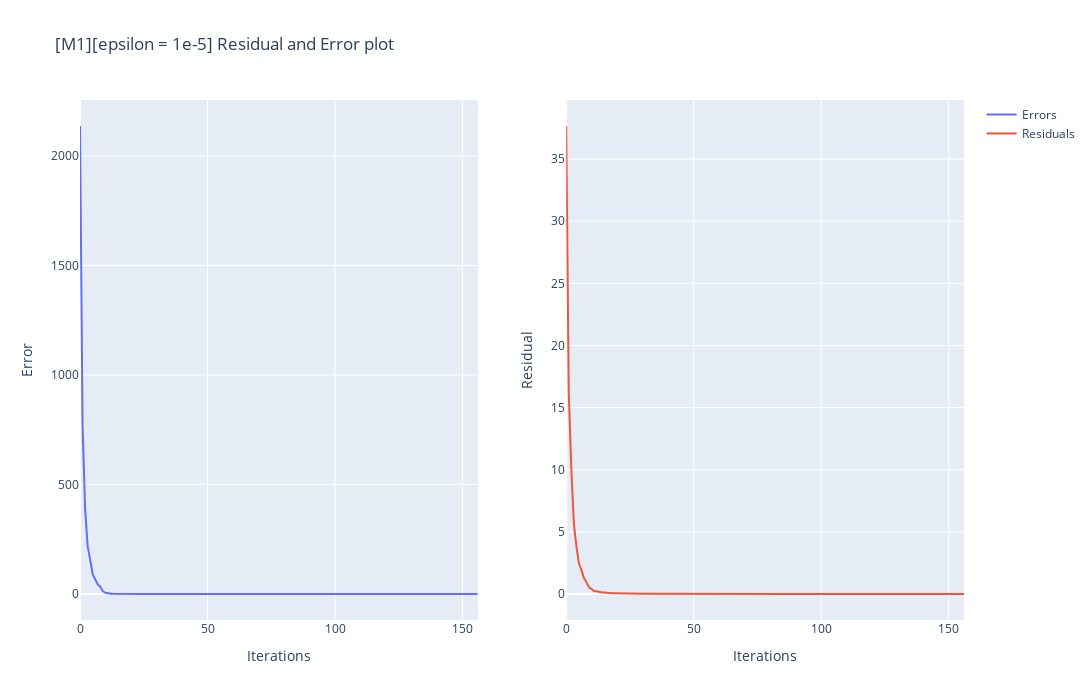

Notebook cell for this chart:
### Code cell
fig = make_subplots(rows=1, cols=2, shared_xaxes=False)
fig.add_trace( go.Scatter(x=list(range(0,len(errors_m1))), y=errors_m1,name="Errors"),
    row=1, col=1)
fig.add_trace(
    go.Scatter(x=list(range(0,len(residual_m1))), y=residual_m1,name="Residuals"), row=1, col=2
)
fig.update_xaxes(title_text="Iterations", row=1, col=1)
fig.update_yaxes(title_text="Error", row=1, col=1)
fig.update_xaxes(title_text="Iterations", row=1, col=2)
fig.update_yaxes(title_text="Residual", row=1, col=2)
fig.update_layout(height=700, width=1800,title_text="[M1][epsilon = 1e-5] Residual and Error plot").show()

### Figure 1 — Plotly figure (JSON) as saved in the notebook; plotly's stock layout.template omitted (floating-point values rounded to 4 significant figures; data arrays with more than 128 entries replaced by an {"elided": "..."} marker saying what was removed)
{"data": [{"name": "Errors", "type": "scatter", "x": {"elided": "157 int values"}, "xaxis": "x", "y": {"elided": "157 float values"}, "yaxis": "y"}, {"name": "Residuals", "type": "scatter", "x": {"elided": "157 int values"}, "xaxis": "x2", "y": {"elided": "157 float values"}, "yaxis": "y2"}], "layout": {"height": 700, "title": {"text": "[M1][epsilon = 1e-5] Residual and Error plot"}, "width": 1800, "xaxis": {"anchor": "y", "domain": [0, 0.45], "title": {"text": "Iterations"}}, "xaxis2": {"anchor": "y2", "domain": [0.55, 1], "title": {"text": "Iterations"}}, "yaxis": {"anchor": "x", "domain": [0, 1], "title": {"text": "Error"}}, "yaxis2": {"anchor": "x2", "domain": [0, 1], "title": {"text": "Residual"}}}}
